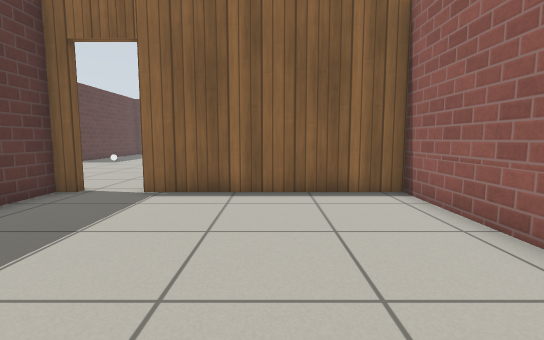
[1] (above)

16 first-person views from a walk through a Gazebo world. The camera is 0.72 m above the floor, tilts 6° down and sees 85° across. The floor is counted in squares, 0.5 m on a side. Each view is taken from the middle of a square. On the plan, view 1 faces up. The plan holds only what a view shows up to about 14 squares ahead; the rest is blank. Robots are left out. Gazebo's built-in surfaces are drawn with simple patterns.

[2]
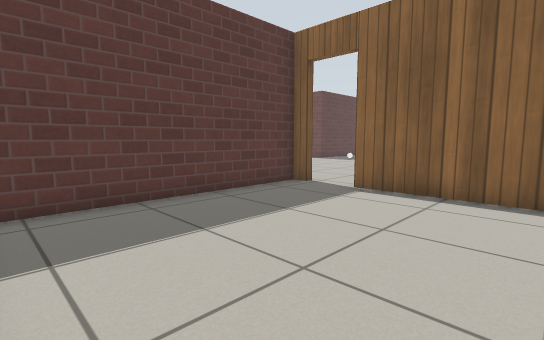

[3]
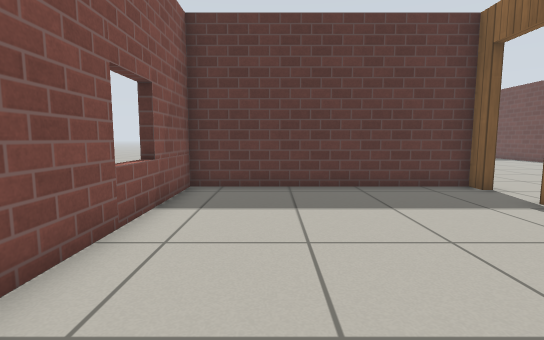

[4]
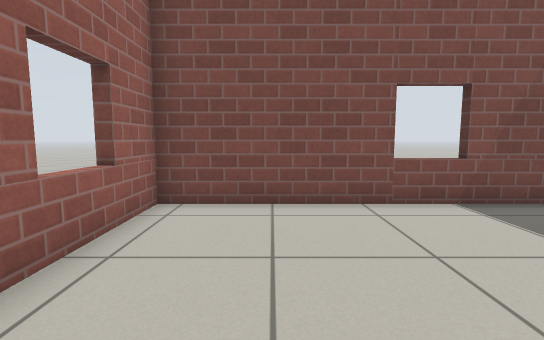

[5]
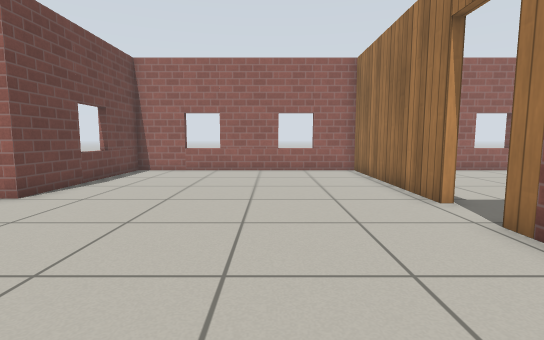

[6]
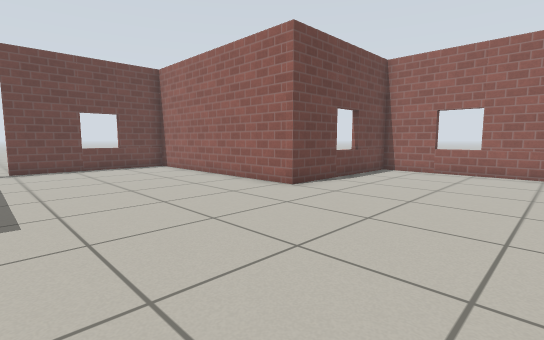

[7]
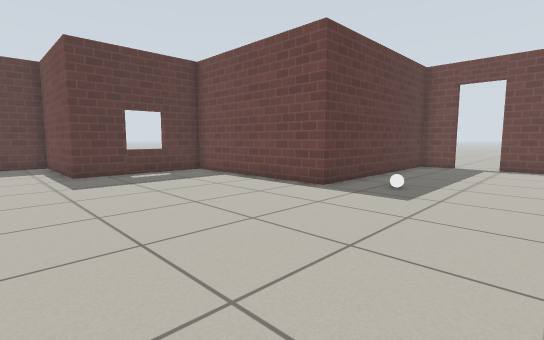

[8]
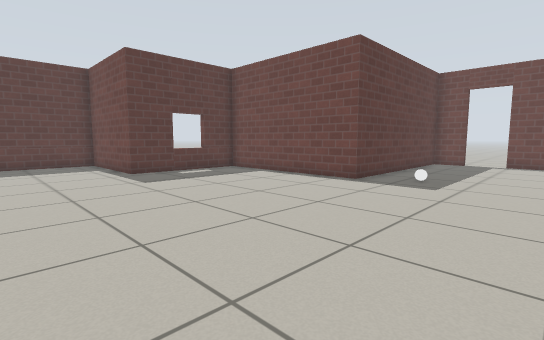

[9]
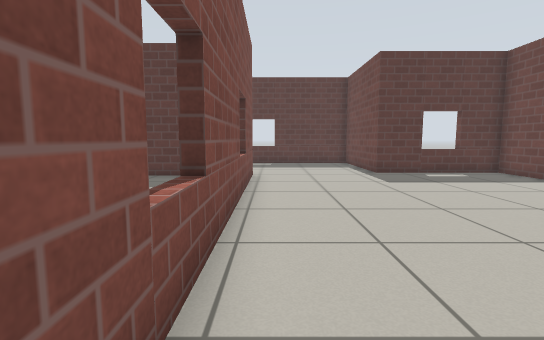

[10]
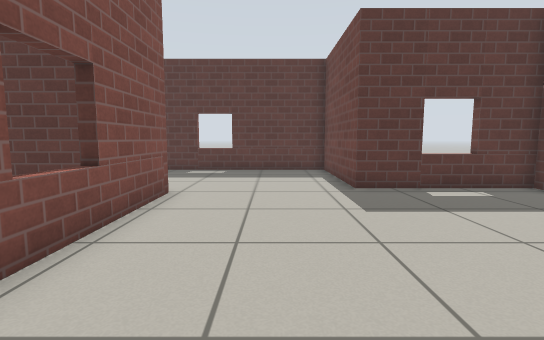

[11]
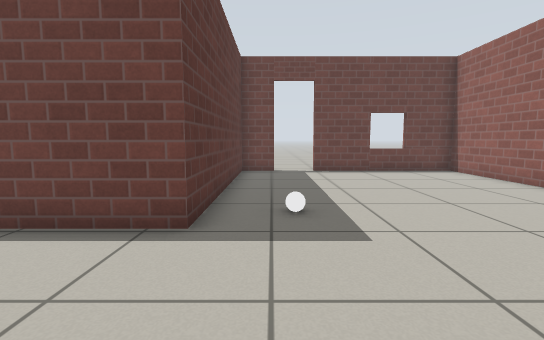

[12]
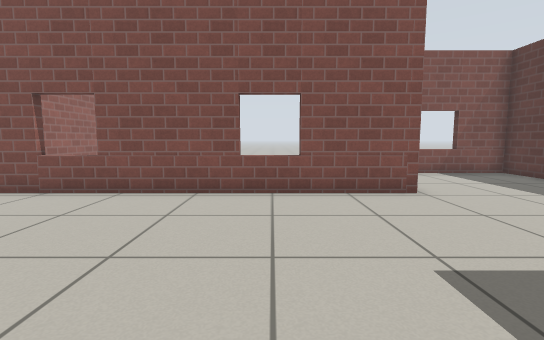

[13]
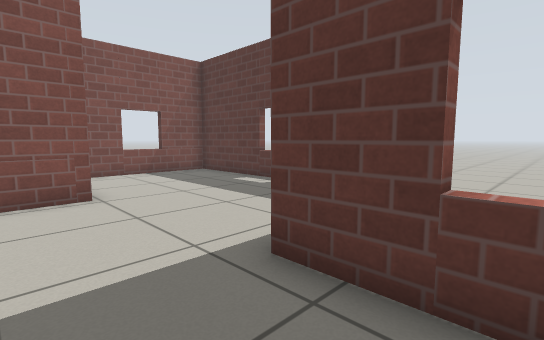

[14]
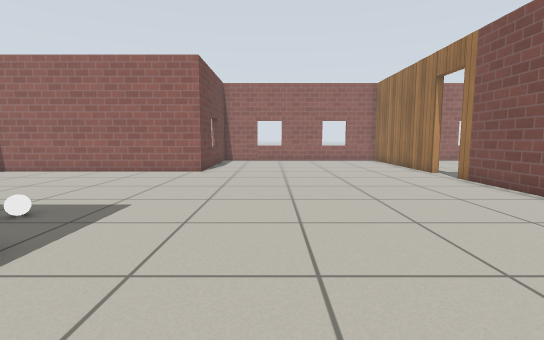

[15]
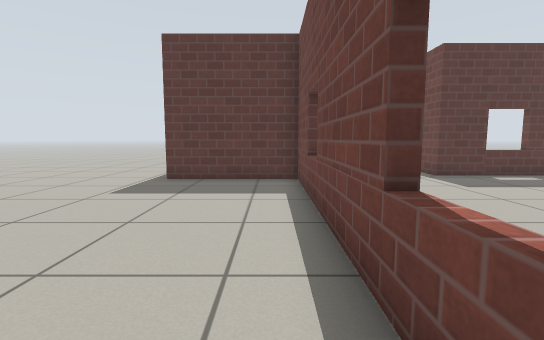

[16]
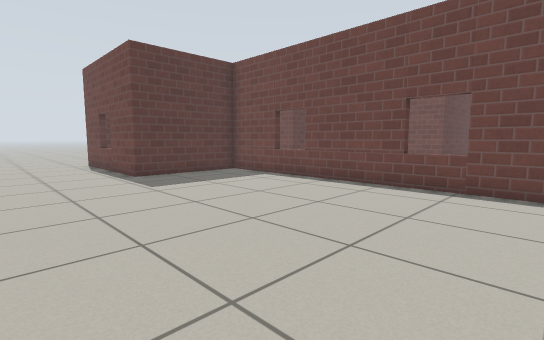

### Floor plan
Points are (right, up) in squares from view 1. A wall is a line through its corners. A room is listed if a view was taken in it or the views show most of it. See-through windows are left out.
Room 1 (views 1, 2, 3, 4)
walls: (-5.2, 7.9) (-5.8, 7.9) (-5.8, -0.5) (3.6, -0.5) (3.6, 7.9) (-3.5, 7.9)
ways out: open door at (-4.5, 8) to room 2
Room 2 (views 5, 6, 7, 8, 9, 10, 11, 12, 13, 14)
walls: (-3.5, 8.2) (3.6, 8.2) (3.6, 18.1) (-2.9, 18.1) (-2.9, 27.3) (-9.1, 27.3); (-18.9, 8.2) (-5.2, 8.2); (-10.9, 27.3) (-12.3, 27.3) (-12.3, 18.6) (-19.5, 18.6) (-19.5, 13.4) (-24.8, 13.4) (-24.8, 3.5) (-19.9, 3.5)
ways out: open door at (-4.5, 8) to room 1; open door at (-10, 27.5)
objects: white ball (-11, 20)
Room 3 (views 15, 16)
walls: (-6.2, 1.6) (-6.2, 4.5); (-7.2, 7.9) (-18.5, 7.9) (-18.5, 3.2) (-23, 3.2)

Positions as (right, up) in squares from view 1, and headings:
1: (0, 0), facing up
2: (1, 0), facing up-left
3: (3, 2), facing left
4: (1, 6), facing down
5: (-10, 12), facing right
6: (-10, 12), facing up-right
7: (-7, 11), facing up-left
8: (-7, 9), facing up-left
9: (-7, 9), facing left
10: (-11, 11), facing left
11: (-11, 14), facing up
12: (-15, 16), facing down
13: (-17, 16), facing down-left
14: (-16, 15), facing right
15: (-8, 7), facing left
16: (-7, -1), facing up-left
